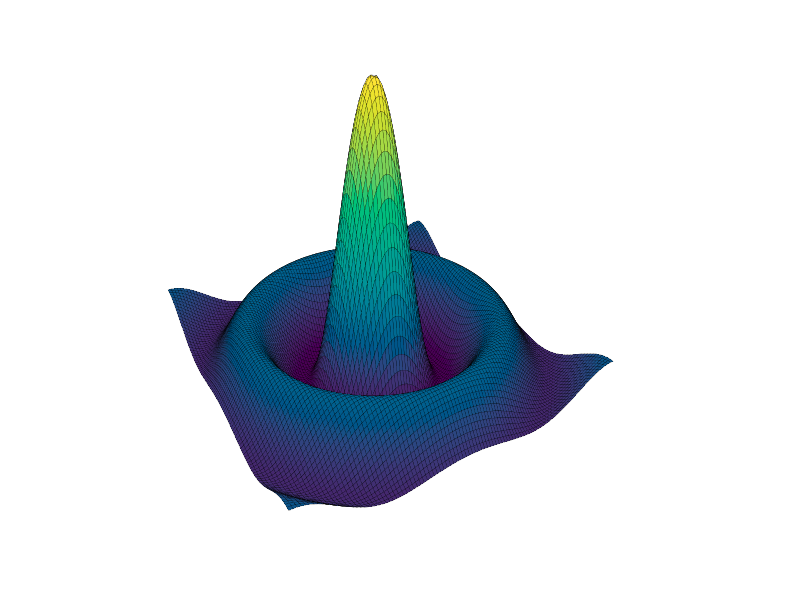

The R script that drew this image:
## ---- chunk 1
knitr::opts_chunk$set(echo = TRUE, fig.path = "")

# knitr::knit_hooks$set(
#   plot = function(x, options) {
#     hugoopts <- options$hugoopts
#     paste0(
#       "{", "{<figure src=", # the original code is simpler
#       # but here I need to escape the shortcode!
#       '"', x, '" ',
#       if (!is.null(hugoopts)) {
#         glue::glue_collapse(
#           glue::glue('{names(hugoopts)}="{hugoopts}"'),
#           sep = " "
#         )
#       },
#       ">}}\n"
#     )
#   }
# )
## ---- chunk 2
par(mar=c(0, 0, 0, 0))
f <- function(x, y) { r <- sqrt(x^2+y^2); sin(r)/r }
x1 <- seq(-10, 10, 0.2)
x2 <- seq(-10, 10, 0.2)
z <- matrix(0, nrow=length(x1), ncol=length(x2))

for (i in seq_along(x1))
    for (j in seq_along(x2))
	z[i, j] <- f(x1[i], x2[j])

nrz <- nrow(z)
ncz <- ncol(z)
nbcol <- 100
color <- hcl.colors(nbcol)
zfacet <- z[-1, -1] + z[-1, -ncz] + z[-nrz, -1] + z[-nrz, -ncz]
facetcol <- cut(zfacet, nbcol)
persp(x1, x2, z, col = color[facetcol], phi = 30, theta = -30, box=F, lwd=0.2)
